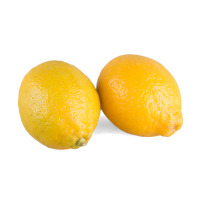
#> input picture object-recog-lemon-custom-model/test-image-lemon.jpg, 200 x 200 px
$ jupyter execute object-recog-lemon-custom-model.ipynb
#> lines starting #> are read from the running program, lines starting #| are printed output that depends on the picture; after the words box and inside, x2 and y2 are one past the last pixel; in counts of white or black regions, pixels touching at a corner belong together
[cell 1]
import cv2

[cell 2]
image = cv2.imread("test-image-lemon.jpg")
#> image is the input picture: shape (200, 200, 3); mean B, G, R 195.4, 235.1, 250.1
gray = cv2.cvtColor(image, cv2.COLOR_BGR2GRAY)
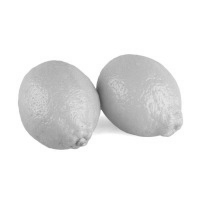
#> gray: shape (200, 200); min 73, max 255, mean 235.1

[cell 3]
haarcascade_object1 = cv2.CascadeClassifier("cascade-lemon.xml")
object1 = haarcascade_object1.detectMultiScale(gray, 1.3, 5)
#> object1 = [[96, 93, 55, 55], [20, 94, 59, 59]]

[cell 4]
for (x,y,w,h) in object1:
    cv2.rectangle(image,(x,y),(x+w,y+h),(255,0,0),2)
#> this loop made 2 passes
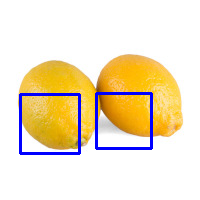
#> image: shape (200, 200, 3); 3.4% of pixels changed, all inside (x1, y1, x2, y2) = (19, 92, 153, 155)

[cell 5]
print (("Number Of Object Detected ="), len(object1))
#| Number Of Object Detected = 2
cv2.imshow("Detected", image)
cv2.waitKey(0)
#> Out = 27
